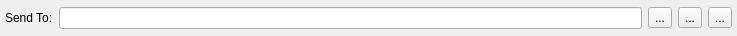
<?xml version="1.0" encoding="UTF-8"?>
<ui version="4.0">
 <class>MessageAddressFrame</class>
 <widget class="QFrame" name="MessageAddressFrame">
  <property name="geometry">
   <rect>
    <x>0</x>
    <y>0</y>
    <width>737</width>
    <height>36</height>
   </rect>
  </property>
  <property name="windowTitle">
   <string>Frame</string>
  </property>
  <property name="frameShape">
   <enum>QFrame::NoFrame</enum>
  </property>
  <property name="frameShadow">
   <enum>QFrame::Raised</enum>
  </property>
  <layout class="QHBoxLayout" name="horizontalLayout">
   <property name="leftMargin">
    <number>5</number>
   </property>
   <property name="topMargin">
    <number>5</number>
   </property>
   <property name="rightMargin">
    <number>5</number>
   </property>
   <property name="bottomMargin">
    <number>5</number>
   </property>
   <item>
    <widget class="QLabel" name="label">
     <property name="text">
      <string>Send To:</string>
     </property>
    </widget>
   </item>
   <item>
    <widget class="QLineEdit" name="m_addressEdit"/>
   </item>
   <item>
    <widget class="QToolButton" name="m_addressBookButton">
     <property name="text">
      <string>...</string>
     </property>
     <property name="icon">
      <iconset resource="../../resources.qrc">
       <normaloff>:/icons/address-book</normaloff>:/icons/address-book</iconset>
     </property>
    </widget>
   </item>
   <item>
    <widget class="QToolButton" name="m_pasteButton">
     <property name="text">
      <string>...</string>
     </property>
     <property name="icon">
      <iconset resource="../../resources.qrc">
       <normaloff>:/icons/paste</normaloff>:/icons/paste</iconset>
     </property>
    </widget>
   </item>
   <item>
    <widget class="QToolButton" name="m_removeButton">
     <property name="text">
      <string>...</string>
     </property>
     <property name="icon">
      <iconset resource="../../resources.qrc">
       <normaloff>:/icons/remove</normaloff>:/icons/remove</iconset>
     </property>
    </widget>
   </item>
  </layout>
 </widget>
 <resources>
  <include location="../../resources.qrc"/>
 </resources>
 <connections>
  <connection>
   <sender>m_addressBookButton</sender>
   <signal>clicked()</signal>
   <receiver>MessageAddressFrame</receiver>
   <slot>addressBookClicked()</slot>
   <hints>
    <hint type="sourcelabel">
     <x>650</x>
     <y>17</y>
    </hint>
    <hint type="destinationlabel">
     <x>368</x>
     <y>17</y>
    </hint>
   </hints>
  </connection>
  <connection>
   <sender>m_pasteButton</sender>
   <signal>clicked()</signal>
   <receiver>MessageAddressFrame</receiver>
   <slot>pasteClicked()</slot>
   <hints>
    <hint type="sourcelabel">
     <x>684</x>
     <y>17</y>
    </hint>
    <hint type="destinationlabel">
     <x>368</x>
     <y>17</y>
    </hint>
   </hints>
  </connection>
  <connection>
   <sender>m_removeButton</sender>
   <signal>clicked()</signal>
   <receiver>MessageAddressFrame</receiver>
   <slot>deleteLater()</slot>
   <hints>
    <hint type="sourcelabel">
     <x>718</x>
     <y>17</y>
    </hint>
    <hint type="destinationlabel">
     <x>368</x>
     <y>17</y>
    </hint>
   </hints>
  </connection>
  <connection>
   <sender>m_addressEdit</sender>
   <signal>textEdited(QString)</signal>
   <receiver>MessageAddressFrame</receiver>
   <slot>addressEdited(QString)</slot>
   <hints>
    <hint type="sourcelabel">
     <x>347</x>
     <y>17</y>
    </hint>
    <hint type="destinationlabel">
     <x>368</x>
     <y>17</y>
    </hint>
   </hints>
  </connection>
 </connections>
 <slots>
  <slot>addressBookClicked()</slot>
  <slot>pasteClicked()</slot>
  <slot>addressEdited(QString)</slot>
 </slots>
</ui>
